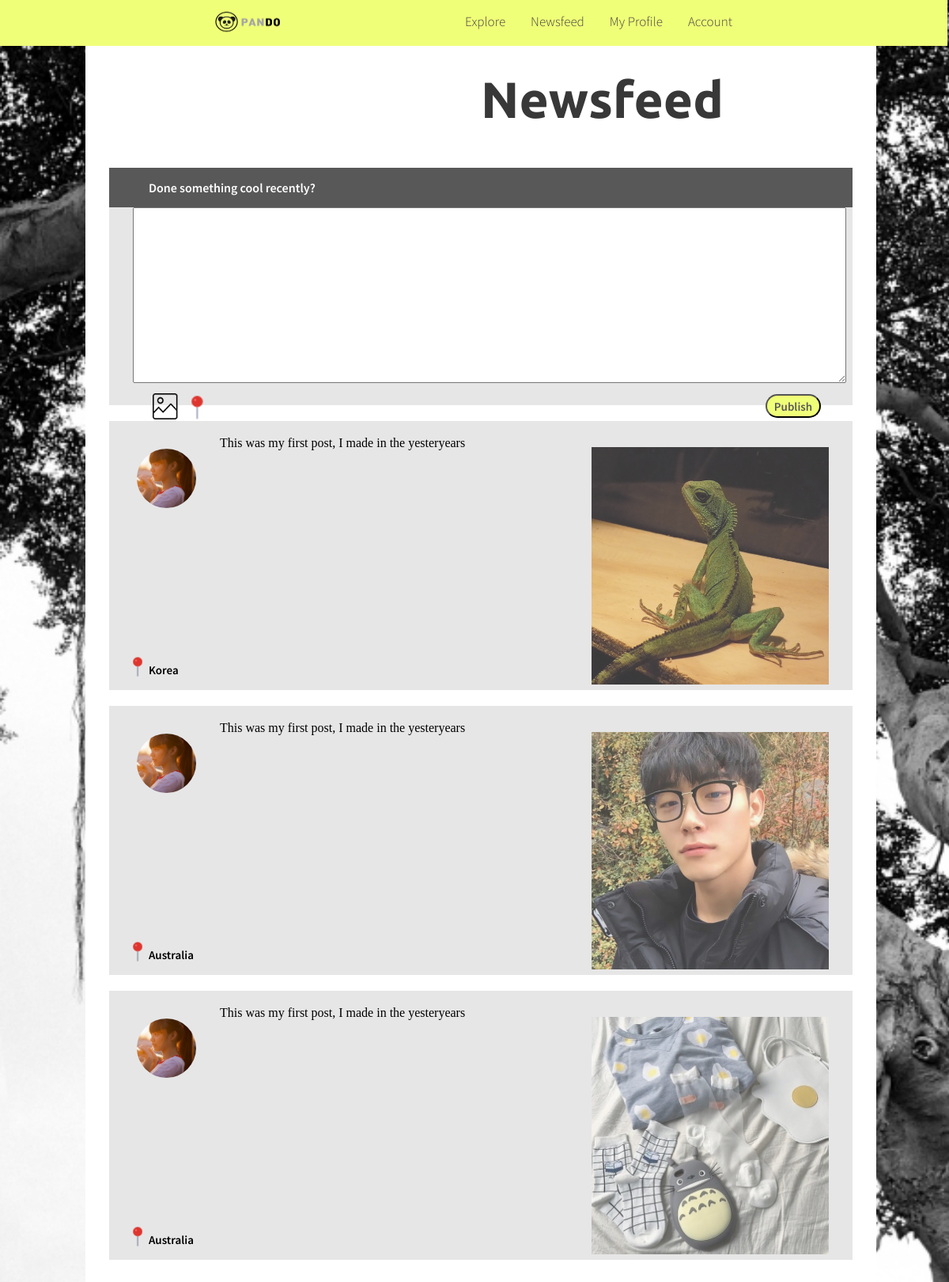
The page /PANDO/newsfeed.php (signed in) on the database its author committed.
### tables this page shows
CREATE TABLE `posts` (
  `postID` int(8) NOT NULL AUTO_INCREMENT,
  `title` varchar(32) NOT NULL,
  `textblob` varchar(1024) NOT NULL,
  `userID` int(8) NOT NULL,
  `pAddress` varchar(32) DEFAULT NULL,
  `location` varchar(128) DEFAULT NULL,
  `date` date NOT NULL,
  PRIMARY KEY (`postID`),
  KEY `usertable` (`userID`),
  CONSTRAINT `posts_ibfk_1` FOREIGN KEY (`userID`) REFERENCES `users` (`userID`) ON DELETE CASCADE
);

CREATE TABLE `users` (
  `userID` int(8) NOT NULL AUTO_INCREMENT,
  `username` varchar(32) NOT NULL,
  `password` varchar(32) NOT NULL,
  `email` varchar(32) NOT NULL,
  `blogName` varchar(64) DEFAULT NULL,
  `location` varchar(128) DEFAULT NULL,
  `shortDesc` text,
  `thumbnail` varchar(256) DEFAULT NULL,
  `language` int(1) NOT NULL,
  PRIMARY KEY (`userID`)
);

### PANDO/newsfeed.php (the view, shortened to what this page needs)
<!DOCTYPE HTML>
<?php
    include '../php_func.php';
    $result = getSubbedPosts($_POST);
?>
<html>
  <head>
    <link href='newsfeed_style.css' rel='stylesheet' type='text/css'>
  </head>
  <body>
    <div class="topnav">
      <a href="home.php">
        <img src="pandologotp.png" alt ="PANDO" />
      </a>
      <div id="links">
        <a href="createaccount.html"  class="nav_items">Account</a>
        <a href="myprofile.php?user=<?php echo $_SESSION['userName'] ?>" class="nav_items">My Profile</a>
        <a href="newsfeed.php" class="nav_items">Newsfeed</a>
        <a href="explorepg.php" class="nav_items">Explore</a>
      </div>
    </div>
    <div class="main">
       <span id="maintitle">Newsfeed</span>
        <div id="createpost">
            <div id="header"><span id="headertext">Done something cool recently?</span></div>
          <form method='POST' action='submitpost.php' enctype="multipart/form-data" enctype="multipart/form-data" enctype="multipart/form-data" enctype="multipart/form-data" enctype="multipart/form-data" enctype="multipart/form-data" enctype="multipart/form-data" enctype="multipart/form-data">
            <textarea id="textfield" name='textfield'></textarea>
            <img src="img.png" id="insertimg">
            <img src="pin.png" id="insertloca">
            <button id="publish-button">Publish</button>
          </form>
        </div>
        <?php
            while ($row = $result->fetch_array(MYSQLI_ASSOC)) {
                    $data = getUserThumb($row['userID']);
                    $r = $data->fetch_array(MYSQLI_ASSOC);
                    $word = '<div class="item">
                            <img src="'.$r['thumbnail'].'" alt="Blog name" class="profilepic">
                            <div class="pinlocation">
                              <img src="pin.png" alt="Location" class="pin">
                              <h6 class="city">'.$row['location'].'</h6>
                            </div>
                            <div class="descriparea">'.$row['textblob'].'<p class="description">
                            </p></div>
                             <img src="'.$row['pAddress'].'" alt="Post title" class="image">
                              <div class="arrow-right"></div>
                              <div class="arrow-left"></div>
                            <!-- <center>
                              <span class="hovertext">'.$row['title'].' </span>
                            </center> -->
                        </div>';
                    echo $word;
                }
        ?>
 </body>
</html>

### PANDO/newsfeed_style.css (style rules this page uses)
body { background-color: #FFF; background: url(treebackground.jpg); background-repeat: no-repeat; background-attachment: fixed; background-size:cover; width: 100%; height: auto; }
.topnav { overflow: hidden; background-color: #f0ff78; width: 100%; height:60px; margin-top:-10px; margin-left:-10px; margin-right:-10px; margin-bottom:50px; position:fixed; z-index: 9999999999; display:block; position:fixed; }
.topnav img { width:120px; height:60px; float: left; margin-left:16em; margin-top: 0px; }
a.nav_items { float: right; display: block; color: #404040; text-align: center; padding:18px 16px; font-family: 'sourcesans', Helvetica; text-decoration: none; font-size: 17px; }
#links { margin-right: 16em; }
.main { padding-top:80px; margin:auto; text-align: auto; width: 1000px ; background-color:#ffffff; margin-bottom: 30px; padding-bottom:50px; display: -webkit-flex; display: flex; -webkit-justify-content: space-around; justify-content: space-around; -webkit-flex-wrap: wrap; flex-wrap: wrap; }
#maintitle { width:100%; margin-left:50%; margin-right:50%; font-family: 'ubuntu', Helvetica; font-size: 400%; color: #383838; margin-bottom:30px; }
#createpost { background-color: #e6e6e6; width: 940px; height: 300px; margin-top:20px; }
#header { background-color:#585858; height:35px; width:100%; padding-top:15px; }
#textfield { margin-left:30px; margin-right:30px; width:880px; height:200px; margin-top:-1; font-size:15px; font-family:'sourcesans', Helvetica; padding:10px 10px 10px 10px; }
#headertext { font-family:'sourcesans', Helvetica; color: #ffffff; margin-left:50px; font-weight: bold; }
#insertimg { height:60px; width:60px; margin-left:40px; margin-top: -3px; position:absolute; }
#insertloca { height:60px; width:60px; margin-left:80px; margin-top:-5px; }
#publish-button { height:30px; width:70px; font-family:'sourcesans', Helvetica; font-size:15px; float:right; margin-right: 40px; margin-top:10px; background-color: #f0ff78; border-radius:20px; color:#585858; font-weight:bold; }
.item { background-color: #e6e6e6; width: 900px; height: 300px; margin-top:20px; padding:20px; }
.image { width:300px; height: 300px; opacity:0.75; margin-left:590px; margin-top:-290px; }
.descriparea { width: 450px; height:300px; margin-top:-340px; margin-left:120px; overflow:hidden; }
.profilepic { height:75px; width: 75px; margin-bottom:200px; margin-left:15px; margin-top:15px; border-radius: 75px; }
.pin { width:50px; height: 50px; }
.city { font-family: 'sourcesans', Helvetica; font-weight: bold; font-size: 15px; margin-left:40px; margin-top:-33px; }
.pinlocation { margin-left:-10px; margin-top: -30px; }

### rows shown on the page
posts: userID.thumbnail (picture), location "Korea", textblob "This was my first post, I made in the yesteryears", pAddress (picture)
posts: userID.thumbnail (picture), location "Australia", textblob "This was my first post, I made in the yesteryears", pAddress (picture)
posts: userID.thumbnail (picture), location "Australia", textblob "This was my first post, I made in the yesteryears", pAddress (picture)
